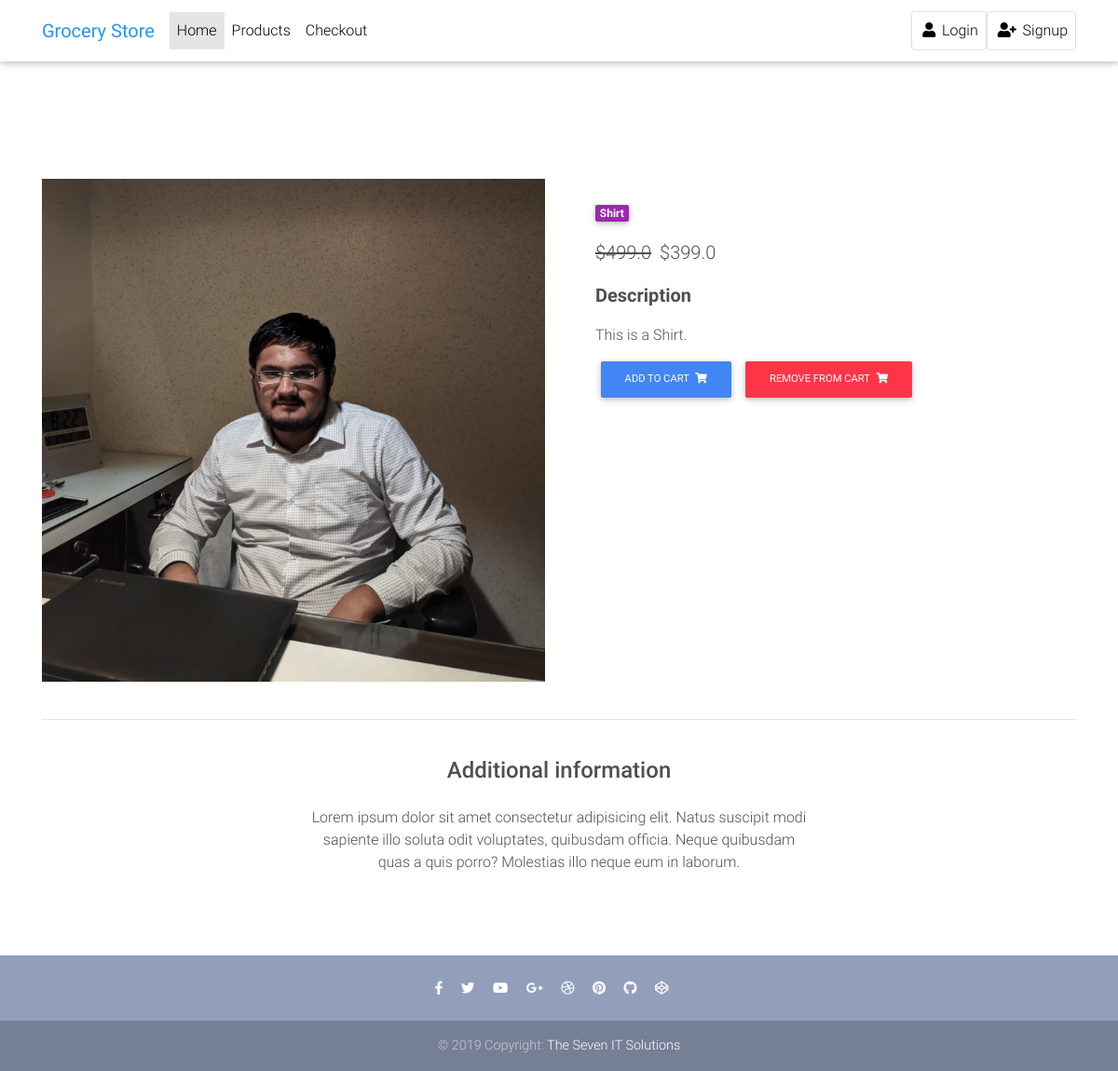
Page /product/test-product1/ on the committed database.
### core/models.py (models this page shows, shortened)
class Item(models.Model):
    title = models.CharField(max_length=100)
    price = models.FloatField()
    discount_price = models.FloatField(blank=True, null=True)
    category = models.CharField(choices=CATEGORY_CHOICES, max_length=2, default='S')
    label = models.CharField(choices=LABEL_CHOICES, max_length=1, default='P')
    slug = models.SlugField()
    description = models.TextField()
    image = models.ImageField(blank=True, null=True)
    def get_add_to_cart_url(self):
        return reverse('core:add-to-cart', kwargs={
            'slug': self.slug
        })
    def get_remove_from_cart_url(self):
        return reverse('core:remove-from-cart', kwargs={
            'slug': self.slug
        })

### core/views.py (the view)
# urls.py: path('product/<slug>/', ItemDetialView.as_view(), name='product'),
class ItemDetialView(DetailView):
    model = Item
    template_name = "product-page.html"

### templates/product-page.html (shortened to what this page needs)
<!DOCTYPE html>
<html lang="en">
{% extends "base.html" %}
  {% block content %}
  <main class="mt-5 pt-4">
    <div class="container dark-grey-text mt-5">
      <div class="row wow fadeIn">
        <div class="col-md-6 mb-4">
          <img src="{{object.image.url}}" class="img-fluid" alt="">
        </div>
        <div class="col-md-6 mb-4">
          <div class="p-4">
            <div class="mb-3">
              <a href="">
                <span class="badge purple mr-1">{{ object.get_category_display }}</span>
              </a>
            </div>
            <p class="lead">
              {% if object.discount_price %}
              <span class="mr-1">
                <del>${{ object.price }}</del>
              </span>
              <span>${{ object.discount_price }}</span>
              {% else %}
              <span>${{ object.price }}</span>
              {% endif %}
            </p>
            <p class="lead font-weight-bold">Description</p>
            <p>{{ object.description }}</p>
              <a href="{{ object.get_add_to_cart_url }}" class="btn btn-primary btn-md my-0 p" >
                Add to cart
                <i class="fas fa-shopping-cart ml-1"></i>
              </a>
              <a href="{{ object.get_remove_from_cart_url }}" class="btn btn-danger btn-md my-0 p" >
                Remove from cart
                <i class="fas fa-shopping-cart ml-1"></i>
              </a>
          </div>
        </div>
      </div>
      <hr>
      <div class="row d-flex justify-content-center wow fadeIn">
        <div class="col-md-6 text-center">
          <h4 class="my-4 h4">Additional information</h4>
          <p>Lorem ipsum dolor sit amet consectetur adipisicing elit. Natus suscipit modi sapiente illo soluta odit
            voluptates,
            quibusdam officia. Neque quibusdam quas a quis porro? Molestias illo neque eum in laborum.</p>
        </div>
      </div>
      <div class="row wow fadeIn">
        <div class="col-lg-4 col-md-12 mb-4">
        </div>
        <div class="col-lg-4 col-md-6 mb-4">
        </div>
        <div class="col-lg-4 col-md-6 mb-4">
        </div>
      </div>
    </div>
  </main>
  {% endblock content %}

### templates/base.html (style rules this page uses)
html, body, header, .carousel { height: 60vh; }

### rows in the picture
Item: image (picture), category "Shirt", price "499.0", discount_price "399.0", description "This is a Shirt."
